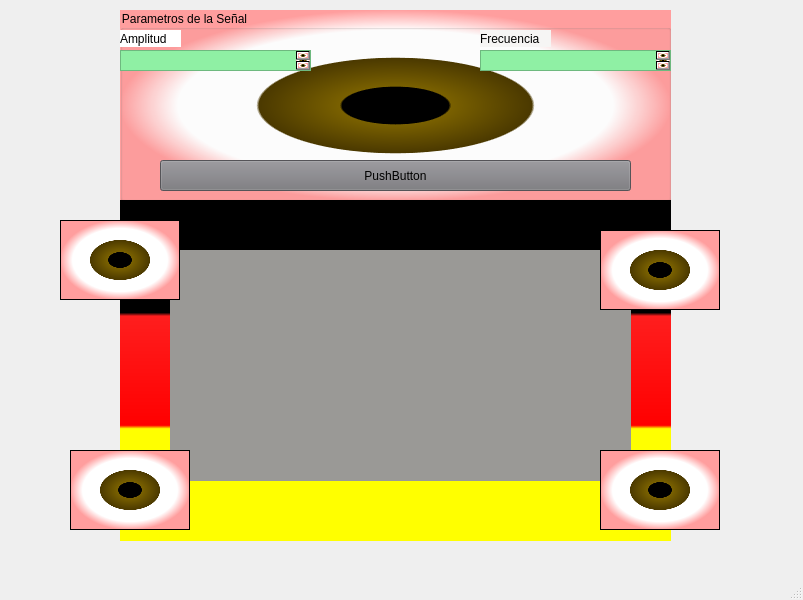
<?xml version="1.0" encoding="UTF-8"?>
<ui version="4.0">
 <class>MainWindow</class>
 <widget class="QMainWindow" name="MainWindow">
  <property name="geometry">
   <rect>
    <x>0</x>
    <y>0</y>
    <width>803</width>
    <height>600</height>
   </rect>
  </property>
  <property name="mouseTracking">
   <bool>false</bool>
  </property>
  <property name="tabletTracking">
   <bool>false</bool>
  </property>
  <property name="windowTitle">
   <string>MainWindow</string>
  </property>
  <property name="autoFillBackground">
   <bool>false</bool>
  </property>
  <property name="documentMode">
   <bool>false</bool>
  </property>
  <property name="dockNestingEnabled">
   <bool>false</bool>
  </property>
  <widget class="QWidget" name="centralwidget">
   <widget class="QGroupBox" name="groupBox">
    <property name="geometry">
     <rect>
      <x>120</x>
      <y>10</y>
      <width>551</width>
      <height>191</height>
     </rect>
    </property>
    <property name="styleSheet">
     <string notr="true">background-color: qradialgradient(spread:pad, cx:0.5, cy:0.5, radius:0.5, fx:0.5, fy:0.5, stop:0 rgba(0, 0, 0, 255), stop:0.19397 rgba(0, 0, 0, 255), stop:0.202312 rgba(122, 97, 0, 255), stop:0.495514 rgba(76, 58, 0, 255), stop:0.504819 rgba(255, 255, 255, 255), stop:0.79 rgba(255, 255, 255, 255), stop:1 rgba(255, 158, 158, 255));</string>
    </property>
    <property name="title">
     <string>Parametros de la Señal</string>
    </property>
    <widget class="QLabel" name="label">
     <property name="geometry">
      <rect>
       <x>0</x>
       <y>20</y>
       <width>61</width>
       <height>17</height>
      </rect>
     </property>
     <property name="styleSheet">
      <string notr="true">background-color: rgb(255, 255, 255);</string>
     </property>
     <property name="text">
      <string>Amplitud</string>
     </property>
    </widget>
    <widget class="QLabel" name="label_2">
     <property name="geometry">
      <rect>
       <x>360</x>
       <y>20</y>
       <width>71</width>
       <height>17</height>
      </rect>
     </property>
     <property name="styleSheet">
      <string notr="true">background-color: rgb(246, 245, 244);</string>
     </property>
     <property name="text">
      <string>Frecuencia</string>
     </property>
    </widget>
    <widget class="QTextEdit" name="textEdit_Amplitud">
     <property name="geometry">
      <rect>
       <x>0</x>
       <y>40</y>
       <width>191</width>
       <height>21</height>
      </rect>
     </property>
     <property name="styleSheet">
      <string notr="true">background-color: rgb(143, 240, 164);</string>
     </property>
    </widget>
    <widget class="QTextEdit" name="textEdit">
     <property name="geometry">
      <rect>
       <x>360</x>
       <y>40</y>
       <width>191</width>
       <height>21</height>
      </rect>
     </property>
     <property name="styleSheet">
      <string notr="true">background-color: rgb(143, 240, 164);</string>
     </property>
    </widget>
    <widget class="QPushButton" name="pushButton_Actualizar">
     <property name="geometry">
      <rect>
       <x>40</x>
       <y>150</y>
       <width>471</width>
       <height>31</height>
      </rect>
     </property>
     <property name="styleSheet">
      <string notr="true">background-color: rgb(119, 118, 123);</string>
     </property>
     <property name="text">
      <string>PushButton</string>
     </property>
    </widget>
    <zorder>textEdit_Amplitud</zorder>
    <zorder>label</zorder>
    <zorder>label_2</zorder>
    <zorder>textEdit</zorder>
    <zorder>pushButton_Actualizar</zorder>
   </widget>
   <widget class="QWidget" name="a" native="true">
    <property name="geometry">
     <rect>
      <x>120</x>
      <y>200</y>
      <width>551</width>
      <height>341</height>
     </rect>
    </property>
    <property name="tabletTracking">
     <bool>false</bool>
    </property>
    <property name="acceptDrops">
     <bool>false</bool>
    </property>
    <property name="autoFillBackground">
     <bool>false</bool>
    </property>
    <property name="styleSheet">
     <string notr="true">background-color: qlineargradient(spread:pad, x1:0, y1:0, x2:0, y2:1, stop:0 rgba(0, 0, 0, 255), stop:0.33 rgba(0, 0, 0, 255), stop:0.34 rgba(255, 30, 30, 255), stop:0.66 rgba(255, 0, 0, 255), stop:0.67 rgba(255, 255, 0, 255), stop:1 rgba(255, 255, 0, 255));</string>
    </property>
    <widget class="QWidget" name="widget" native="true">
     <property name="geometry">
      <rect>
       <x>50</x>
       <y>50</y>
       <width>461</width>
       <height>231</height>
      </rect>
     </property>
     <property name="tabletTracking">
      <bool>false</bool>
     </property>
     <property name="acceptDrops">
      <bool>false</bool>
     </property>
     <property name="autoFillBackground">
      <bool>false</bool>
     </property>
     <property name="styleSheet">
      <string notr="true">background-color: rgb(154, 153, 150);</string>
     </property>
    </widget>
   </widget>
   <widget class="QFrame" name="frame_2">
    <property name="geometry">
     <rect>
      <x>70</x>
      <y>450</y>
      <width>120</width>
      <height>80</height>
     </rect>
    </property>
    <property name="styleSheet">
     <string notr="true">background-color: qradialgradient(spread:pad, cx:0.5, cy:0.5, radius:0.5, fx:0.5, fy:0.5, stop:0 rgba(0, 0, 0, 255), stop:0.19397 rgba(0, 0, 0, 255), stop:0.202312 rgba(122, 97, 0, 255), stop:0.495514 rgba(76, 58, 0, 255), stop:0.504819 rgba(255, 255, 255, 255), stop:0.79 rgba(255, 255, 255, 255), stop:1 rgba(255, 158, 158, 255));</string>
    </property>
    <property name="frameShape">
     <enum>QFrame::Shape::StyledPanel</enum>
    </property>
    <property name="frameShadow">
     <enum>QFrame::Shadow::Raised</enum>
    </property>
   </widget>
   <widget class="QFrame" name="frame_3">
    <property name="geometry">
     <rect>
      <x>600</x>
      <y>450</y>
      <width>120</width>
      <height>80</height>
     </rect>
    </property>
    <property name="styleSheet">
     <string notr="true">background-color: qradialgradient(spread:pad, cx:0.5, cy:0.5, radius:0.5, fx:0.5, fy:0.5, stop:0 rgba(0, 0, 0, 255), stop:0.19397 rgba(0, 0, 0, 255), stop:0.202312 rgba(122, 97, 0, 255), stop:0.495514 rgba(76, 58, 0, 255), stop:0.504819 rgba(255, 255, 255, 255), stop:0.79 rgba(255, 255, 255, 255), stop:1 rgba(255, 158, 158, 255));</string>
    </property>
    <property name="frameShape">
     <enum>QFrame::Shape::StyledPanel</enum>
    </property>
    <property name="frameShadow">
     <enum>QFrame::Shadow::Raised</enum>
    </property>
   </widget>
   <widget class="QFrame" name="frame">
    <property name="geometry">
     <rect>
      <x>60</x>
      <y>220</y>
      <width>120</width>
      <height>80</height>
     </rect>
    </property>
    <property name="styleSheet">
     <string notr="true">background-color: qradialgradient(spread:pad, cx:0.5, cy:0.5, radius:0.5, fx:0.5, fy:0.5, stop:0 rgba(0, 0, 0, 255), stop:0.19397 rgba(0, 0, 0, 255), stop:0.202312 rgba(122, 97, 0, 255), stop:0.495514 rgba(76, 58, 0, 255), stop:0.504819 rgba(255, 255, 255, 255), stop:0.79 rgba(255, 255, 255, 255), stop:1 rgba(255, 158, 158, 255));</string>
    </property>
    <property name="frameShape">
     <enum>QFrame::Shape::StyledPanel</enum>
    </property>
    <property name="frameShadow">
     <enum>QFrame::Shadow::Raised</enum>
    </property>
   </widget>
   <widget class="QFrame" name="frame_4">
    <property name="geometry">
     <rect>
      <x>600</x>
      <y>230</y>
      <width>120</width>
      <height>80</height>
     </rect>
    </property>
    <property name="styleSheet">
     <string notr="true">background-color: qradialgradient(spread:pad, cx:0.5, cy:0.5, radius:0.5, fx:0.5, fy:0.5, stop:0 rgba(0, 0, 0, 255), stop:0.19397 rgba(0, 0, 0, 255), stop:0.202312 rgba(122, 97, 0, 255), stop:0.495514 rgba(76, 58, 0, 255), stop:0.504819 rgba(255, 255, 255, 255), stop:0.79 rgba(255, 255, 255, 255), stop:1 rgba(255, 158, 158, 255));</string>
    </property>
    <property name="frameShape">
     <enum>QFrame::Shape::StyledPanel</enum>
    </property>
    <property name="frameShadow">
     <enum>QFrame::Shadow::Raised</enum>
    </property>
   </widget>
  </widget>
  <widget class="QMenuBar" name="menubar">
   <property name="geometry">
    <rect>
     <x>0</x>
     <y>0</y>
     <width>803</width>
     <height>22</height>
    </rect>
   </property>
  </widget>
  <widget class="QStatusBar" name="statusbar"/>
 </widget>
 <resources/>
 <connections/>
</ui>
